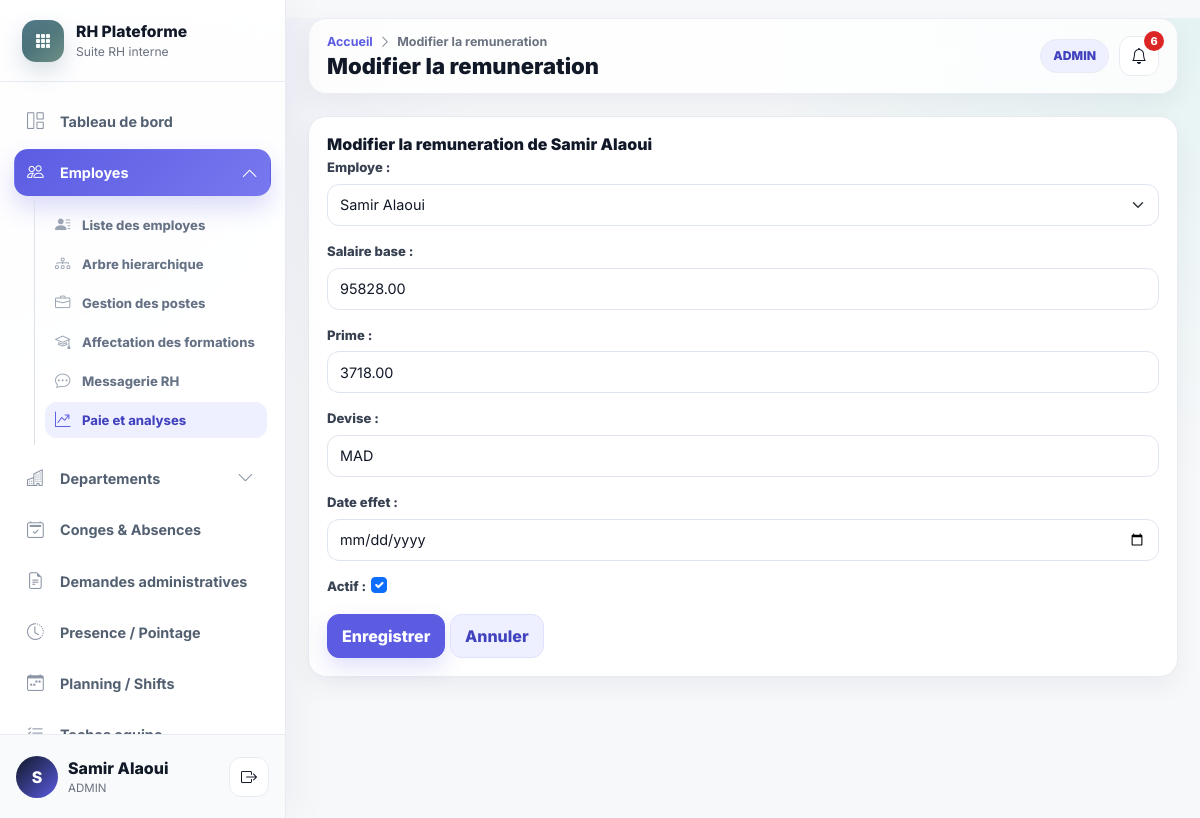
Screenshot of /employes/paie/1/modifier (signed in) with the database file from the repository.
### accounts/models.py (models this page shows, shortened)
class UtilisateurProfile(models.Model):
    user = models.OneToOneField(settings.AUTH_USER_MODEL, on_delete=models.CASCADE, related_name="profile")
    role = models.CharField(max_length=40, choices=Role.choices)
    actif = models.BooleanField(default=True)
    employe = models.OneToOneField(
        "hr.Employe",
        on_delete=models.SET_NULL,
        null=True,
        blank=True,
        related_name="utilisateur_profile",
    )
    class Meta:
        verbose_name = "Utilisateur"
        verbose_name_plural = "Utilisateurs"

### hr/models.py (models this page shows, shortened)
class Employe(models.Model):
    matricule = models.CharField(max_length=100, unique=True)
    nom = models.CharField(max_length=255)
    prenom = models.CharField(max_length=255)
    email = models.EmailField()
    telephone = models.CharField(max_length=80, blank=True)
    date_naissance = models.DateField(null=True, blank=True)
    date_embauche = models.DateField()
    adresse = models.TextField(blank=True)
    photo = models.ImageField(upload_to="uploads/photos/", null=True, blank=True)
    departement = models.ForeignKey(Departement, on_delete=models.SET_NULL, null=True, blank=True, related_name="employes")
    service = models.ForeignKey(Service, on_delete=models.SET_NULL, null=True, blank=True, related_name="employes")
    poste = models.ForeignKey(Poste, on_delete=models.SET_NULL, null=True, blank=True, related_name="employes")
    responsable = models.ForeignKey("self", on_delete=models.SET_NULL, null=True, blank=True, related_name="collaborateurs")
    localisation = models.CharField(max_length=255, blank=True, default="Casablanca")
    actif = models.BooleanField(default=True)
    created_at = models.DateTimeField(auto_now_add=True)
    updated_at = models.DateTimeField(auto_now=True)
    class Meta:
        ordering = ["nom", "prenom"]
    def __str__(self):
        return self.nom_complet
    @property
    def nom_complet(self):
        return f"{self.prenom or ''} {self.nom or ''}".strip()

class Remuneration(models.Model):
    employe = models.ForeignKey(Employe, on_delete=models.CASCADE, related_name="remunerations")
    salaire_base = models.DecimalField(max_digits=12, decimal_places=2)
    prime = models.DecimalField(max_digits=12, decimal_places=2, default=0)
    devise = models.CharField(max_length=8, default="MAD")
    date_effet = models.DateField(default=timezone.localdate)
    actif = models.BooleanField(default=True)
    cree_par = models.ForeignKey("accounts.UtilisateurProfile", on_delete=models.SET_NULL, null=True, blank=True)

### hr/views.py (the view)
# urls.py: path("employes/paie/<int:pk>/modifier", views.salary_edit, name="salary_edit"),
@role_required(Role.ADMIN)
def salary_edit(request, pk):
    remuneration = get_object_or_404(Remuneration, pk=pk)
    if request.method == "POST":
        before = f"{remuneration.salaire_base} {remuneration.devise} + prime {remuneration.prime}"
        form = RemunerationForm(request.POST, instance=remuneration)
        if form.is_valid():
            saved = form.save(commit=False)
            saved.cree_par = profile(request)
            saved.save()
            audit(request, "MISE_A_JOUR_SALAIRE", f"{saved.employe.nom_complet}: {before} -> {saved.salaire_base} {saved.devise} + prime {saved.prime}", "Remuneration", saved.pk)
            messages.success(request, "Remuneration mise a jour.")
            return redirect("payroll_analytics")
    else:
        form = RemunerationForm(instance=remuneration)
    return render(request, "paie/form.html", {"page_title": "Modifier la remuneration", "form": form, "remuneration": remuneration})

### hr/forms.py
class RemunerationForm(BootstrapModelForm):
    class Meta:
        model = Remuneration
        fields = ["employe", "salaire_base", "prime", "devise", "date_effet", "actif"]
        widgets = {"date_effet": forms.DateInput(attrs={"type": "date"})}

### hr/permissions.py (called while the page is built)
def profile_for(user):
    return getattr(user, "profile", None)

def has_any_role(user, *roles):
    profile = profile_for(user)
    return bool(user.is_authenticated and profile and profile.actif and profile.role in roles)

def role_required(*roles):
    def decorator(view_func):
        @login_required
        @wraps(view_func)
        def wrapper(request, *args, **kwargs):
            if not has_any_role(request.user, *roles):
                messages.error(request, "Vous n'etes pas autorise a acceder a cette page.")
                return redirect("dashboard")
            return view_func(request, *args, **kwargs)
        return wrapper
    return decorator

### templates/paie/form.html (shortened to what this page needs)
{% extends "base.html" %}
{% block content %}
<form method="post" class="form-panel">
    <h3 class="form-section-title">Modifier la remuneration de {{ remuneration.employe.nom_complet }}</h3>
    {{ form.as_p }}
    <button class="btn btn-accent">Enregistrer</button>
    <a href="{% url 'payroll_analytics' %}" class="btn btn-outline-secondary">Annuler</a>
</form>
{% endblock %}

### templates/base.html (shortened to what this page needs)
{% load static message_tags %}
<!DOCTYPE html>
<html lang="fr">
<head>
    <link href="https://cdn.jsdelivr.net/npm/bootstrap@5.3.3/dist/css/bootstrap.min.css" rel="stylesheet">
    <link href="https://cdn.jsdelivr.net/npm/bootstrap-icons@1.11.3/font/bootstrap-icons.css" rel="stylesheet">
    <link rel="stylesheet" href="{% static 'css/main.css' %}?v=premium-rh-saas-1">
</head>
<body class="app-body">
<div class="app-shell">
    <aside id="sidebar" class="app-sidebar">
        <div class="sidebar-brand">
            <div class="brand-mark"><i class="bi bi-grid-3x3-gap-fill"></i></div>
            <div class="brand-copy">
                <div class="brand-title">RH Plateforme</div>
                <div class="brand-subtitle">Suite RH interne</div>
            </div>
        </div>
        <nav class="sidebar-nav" aria-label="Navigation principale">
            <a href="{% url 'dashboard' %}" class="sidebar-item nav-link" data-route="/dashboard"><i class="bi bi-grid-1x2"></i><span>Tableau de bord</span></a>
            <div class="sidebar-group" data-group-route="/employes">
                <button class="sidebar-item sidebar-parent nav-link {% if nav_module == 'employes' %}active{% endif %}" type="button" data-bs-toggle="collapse" data-bs-target="#menuEmployes" aria-expanded="{% if nav_module == 'employes' %}true{% else %}false{% endif %}">
                    <i class="bi bi-people"></i><span>Employes</span><i class="bi bi-chevron-down ms-auto"></i>
                </button>
                <div class="collapse sidebar-submenu {% if nav_module == 'employes' %}show{% endif %}" id="menuEmployes">
                    <a href="{% url 'employes_list' %}" class="sidebar-subitem {% if nav_item == 'employes_list' %}active{% endif %}" data-route="/employes"><i class="bi bi-person-lines-fill"></i><span>Liste des employes</span></a>
                    <a href="{% url 'hierarchy_tree' %}" class="sidebar-subitem {% if nav_item == 'hierarchy_tree' %}active{% endif %}" data-route="/employes/arbre"><i class="bi bi-diagram-3"></i><span>Arbre hierarchique</span></a>
                    {% if utilisateur_connecte.role == "ADMIN" or utilisateur_connecte.role == "RESPONSABLE_RH" %}
                        <a href="{% url 'position_management' %}" class="sidebar-subitem {% if nav_item == 'position_management' %}active{% endif %}" data-route="/employes/postes"><i class="bi bi-briefcase"></i><span>Gestion des postes</span></a>
                        <a href="{% url 'formations_admin' %}" class="sidebar-subitem {% if nav_item == 'formations_admin' %}active{% endif %}" data-route="/employes/formations"><i class="bi bi-mortarboard"></i><span>Affectation des formations</span></a>
                        <a href="{% url 'rh_messages' %}" class="sidebar-subitem" data-route="/messages-rh"><i class="bi bi-chat-dots"></i><span>Messagerie RH</span></a>
                        <a href="{% url 'payroll_analytics' %}" class="sidebar-subitem {% if nav_item == 'payroll_analytics' %}active{% endif %}" data-route="/employes/paie"><i class="bi bi-graph-up-arrow"></i><span>Paie et analyses</span></a>
                    {% else %}
                        <a href="{% url 'my_trainings' %}" class="sidebar-subitem {% if nav_item == 'my_trainings' %}active{% endif %}" data-route="/formations"><i class="bi bi-mortarboard"></i><span>Mes formations</span></a>
                    {% endif %}
                </div>
            </div>
            {% if utilisateur_connecte.role == "ADMIN" or utilisateur_connecte.role == "RESPONSABLE_RH" %}
                <div class="sidebar-group" data-group-route="/departements">
                    <button class="sidebar-item sidebar-parent nav-link {% if nav_module == 'departements' %}active{% endif %}" type="button" data-bs-toggle="collapse" data-bs-target="#menuDepartements" aria-expanded="{% if nav_module == 'departements' %}true{% else %}false{% endif %}">
                        <i class="bi bi-buildings"></i><span>Departements</span><i class="bi bi-chevron-down ms-auto"></i>
                    </button>
                </div>
            {% endif %}
            <a href="{% url 'conges_list' %}" class="sidebar-item nav-link" data-route="/conges"><i class="bi bi-calendar2-check"></i><span>Conges & Absences</span></a>
            <a href="{% url 'demandes_list' %}" class="sidebar-item nav-link" data-route="/demandes"><i class="bi bi-file-earmark-text"></i><span>Demandes administratives</span></a>
            <a href="{% url 'attendance' %}" class="sidebar-item nav-link" data-route="/pointage"><i class="bi bi-clock-history"></i><span>Presence / Pointage</span></a>
            <a href="{% url 'planning' %}" class="sidebar-item nav-link" data-route="/planning"><i class="bi bi-calendar-week"></i><span>Planning / Shifts</span></a>
            <a href="{% url 'team_tasks' %}" class="sidebar-item nav-link" data-route="/taches"><i class="bi bi-list-check"></i><span>Taches equipe</span></a>
        </nav>
        <div class="sidebar-user">
            <div class="user-avatar"><span>{{ utilisateur_connecte.employe.prenom|first|default:"U" }}</span></div>
            <div class="user-meta">
                <div class="user-name">{{ utilisateur_connecte.employe.nom_complet|default:"Utilisateur" }}</div>
                <div class="user-role">{{ utilisateur_connecte.role|default:"Session" }}</div>
            </div>
            <form action="{% url 'logout' %}" method="post" class="ms-auto">
                <button type="submit" class="btn btn-rh-icon" title="Se deconnecter"><i class="bi bi-box-arrow-right"></i></button>
            </form>
        </div>
    </aside>
    <main id="main-content" class="app-main">
        <nav class="app-topbar">
            <div class="page-header">
                <div class="breadcrumb-line">
                    <a href="{% url 'dashboard' %}">Accueil</a>
                    <i class="bi bi-chevron-right"></i>
                    <span>{{ page_title|default:"Page" }}</span>
                </div>
                <h1 class="page-title">{{ page_title|default:"Page" }}</h1>
            </div>
            <div class="topbar-actions">
                <span class="role-pill">{{ utilisateur_connecte.role|default:"Utilisateur" }}</span>
                <a href="{% url 'notifications_list' %}" class="btn btn-rh-icon position-relative" title="Notifications">
                    <i class="bi bi-bell"></i>
                    {% if notifications_non_lues > 0 %}<span class="topbar-badge">{{ notifications_non_lues }}</span>{% endif %}
                </a>
            </div>
        </nav>
        <div class="app-content">
            {% block content %}{% endblock %}
        </div>
    </main>
</div>
</body>
</html>

### rows the page displays
UtilisateurProfile: employe.prenom|first "S", employe.nom_complet "Samir Alaoui", role "ADMIN"
Remuneration: employe.nom_complet "Samir Alaoui", employe "Samir Alaoui", salaire_base "95828.00", prime "3718.00", devise "MAD", actif "☑"

### other values shown
{{ page_title|default:"Page" }} "Modifier la remuneration"
{{ notifications_non_lues }} "6"
